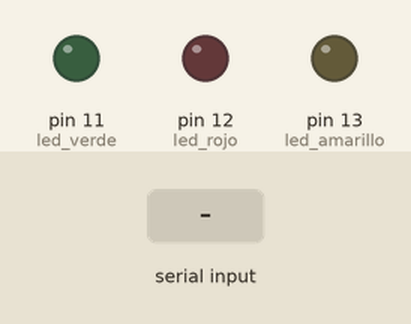
This sketch was run on a simulated Arduino Uno, built with avr-gcc and run on an emulated ATmega328P. Shown: output pins drawn as LEDs (lit = HIGH). Dashed ring = blinking. The inputs (shaded band) are chosen by the test bench.

Above: at 1.2 s.
1.3 s: "9" received over Serial
At 1.7 s:
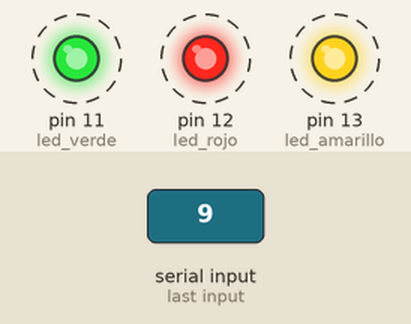
Timing chart, 0 to 10.3 s (numbered marks = the images above; inputs shaded):
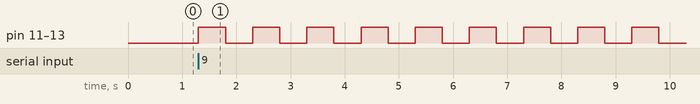

The sketch:

lab1.ino
```cpp
// C++ code
//
const int led_verde = 11;
const int led_rojo = 12;
const int led_amarillo = 13;
int opcion;

void setup()
{
  Serial.begin(9600);
  pinMode(led_verde, OUTPUT);
  pinMode(led_rojo, OUTPUT);
  pinMode(led_amarillo, OUTPUT);
}

void loop()
{
  if(Serial.available()){
    opcion = Serial.read();
    switch (opcion){
      case '1':
      digitalWrite(led_verde, HIGH);
      break;
      case '2':
      digitalWrite(led_verde, LOW);
      break;
      case '3':
      digitalWrite(led_rojo, HIGH);
      break;
      case '4':
      digitalWrite(led_rojo, LOW);
      break;
      case '5':
      digitalWrite(led_amarillo, HIGH);
      break;
      case '6':
      digitalWrite(led_amarillo, LOW);
      break;
      case '7':
      digitalWrite(led_verde, HIGH);
      digitalWrite(led_rojo, HIGH);
      digitalWrite(led_amarillo, HIGH);
      break;
      case '8':
      digitalWrite(led_verde, LOW);
      digitalWrite(led_rojo, LOW);
      digitalWrite(led_amarillo, LOW);
      break;
      case '9':
        while (true) {
          digitalWrite(led_verde, HIGH);
          digitalWrite(led_rojo, HIGH);
          digitalWrite(led_amarillo, HIGH);
          delay(500);
          digitalWrite(led_verde, LOW);
          digitalWrite(led_rojo, LOW);
          digitalWrite(led_amarillo, LOW);
          delay(500);
          if (Serial.available()) {
            opcion = Serial.read();
          }
        }
      break;
    }
  }
}
```

Measured:
- after the input at 1.3 s, pin 11 (led_verde), pin 12 (led_rojo), pin 13 (led_amarillo): alternates HIGH for 0.50 s and LOW for 0.50 s, starting at once
